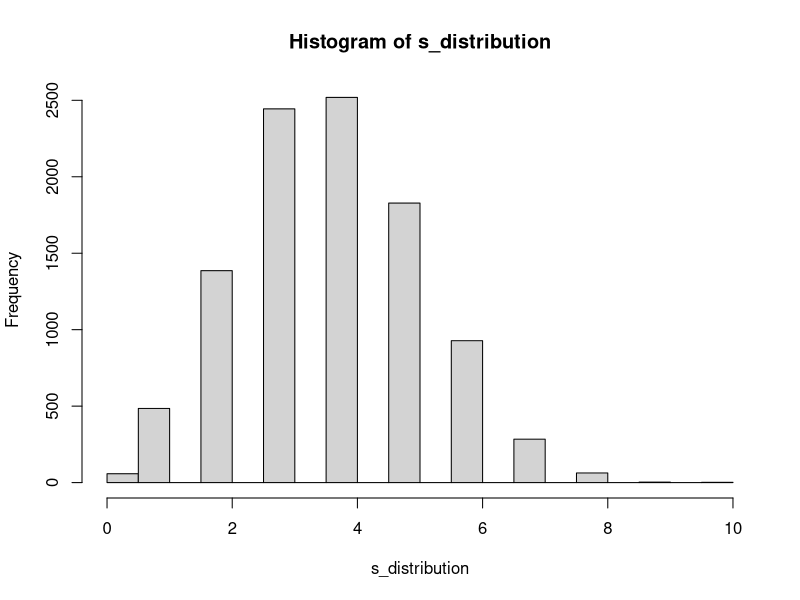

Here is the R script that generated this plot:
## ---- chunk 1
binom.test(x = 30, n =  50, p = .5)
## ---- chunk 2
binom.test(x = 55, n =  100, p = .5, alternative ="greater")
## ---- chunk 3
binom.test(x = 550, n =  1000, p = .5, alternative ="greater")
## ---- chunk 4
binom.test(x = 275, n =  500, p = .5, alternative ="greater")
## ---- chunk 5
binom.test(x = 138, n =  250, p = .5, alternative ="greater")
## ---- chunk 6
binom.test(x = 165, n =  300, p = .5, alternative ="greater")
## ---- chunk 7
sum(rbinom(n= rep(1,10),
  size = 1,
  prob= c(.5,.5,.5,.5,.5,.25,.25,.25,.25,.25)))
## ---- chunk 8
s_distribution <- replicate(10000, sum(rbinom(n= rep(1,10),
  size = 1,
  prob= c(.5,.5,.5,.5,.5,.25,.25,.25,.25,.25))))

hist(s_distribution)
## ---- chunk 9
sum(s_distribution > 7)
